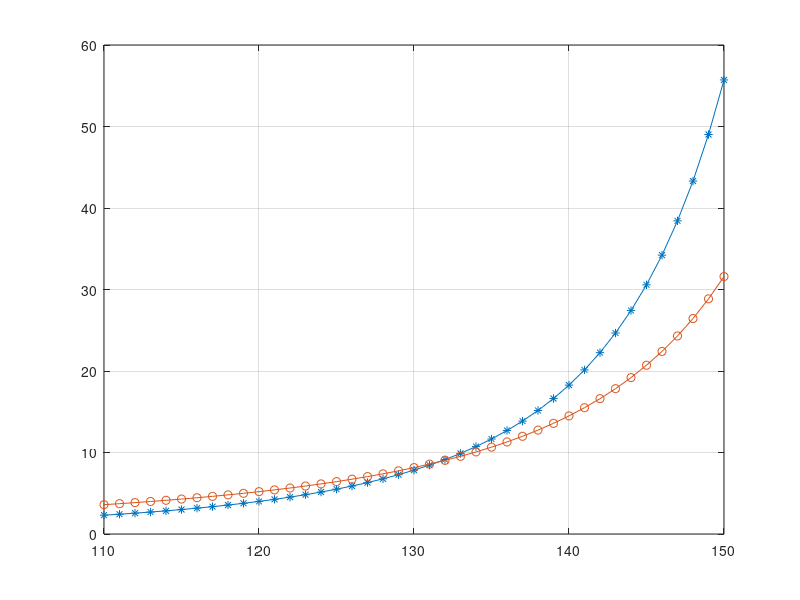

MATLAB code to generate this figure:
clc;
clear;
a=110:1:150;
X=a/180*pi;
f1=(1-cos(X)).^2./(sin(X)).^4;
plot(a,f1,'*-');
hold on 
f2=(1-cos(X)).^2.*(2+cos(X))./(sin(X)).^3;
plot(a,f2,'o-');
grid on
